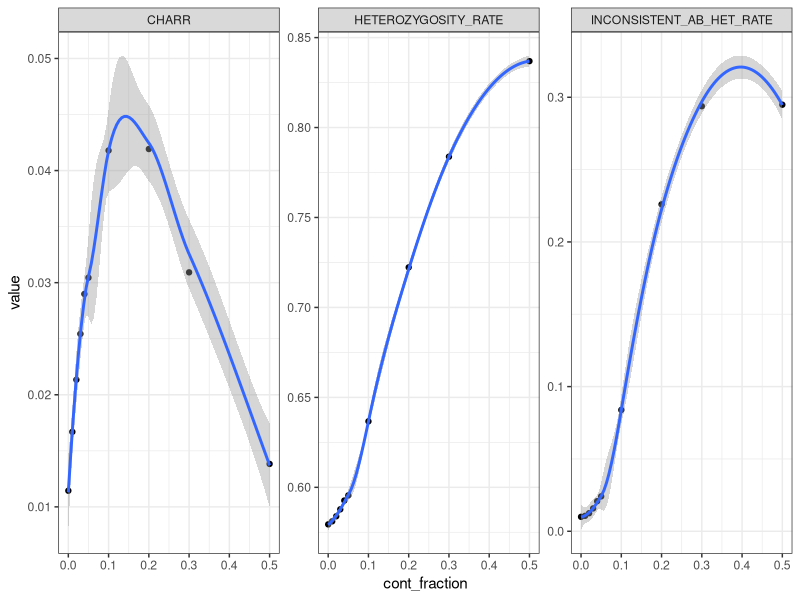

Write R code to recreate this figure.
library(ggplot2)
library(tidyr)
library(dplyr)

df <- read.table("example_results.tsv", header=T, comment.char = "", sep="\t")
df <- df %>% separate(X.SAMPLE, into=c("id","original","cont_fraction"),sep="_") %>%
  select(-original) %>% replace_na(list(cont_fraction="0"))
df <- df %>% mutate(across(cont_fraction:INCONSISTENT_AB_HET_RATE, as.numeric))

df_plot <- df %>% select(cont_fraction,CHARR, HETEROZYGOSITY_RATE, INCONSISTENT_AB_HET_RATE) %>% 
  pivot_longer(CHARR:INCONSISTENT_AB_HET_RATE, names_to = "metric", values_to = "value")
p <- ggplot(df_plot, aes(x=cont_fraction, y=value)) + geom_point() + geom_smooth() + 
    facet_wrap(~metric, scales="free_y") + theme_bw() 
ggsave(p, file="example_metric_plot.pdf", device="pdf", height=4, width=8, dpi=150)
